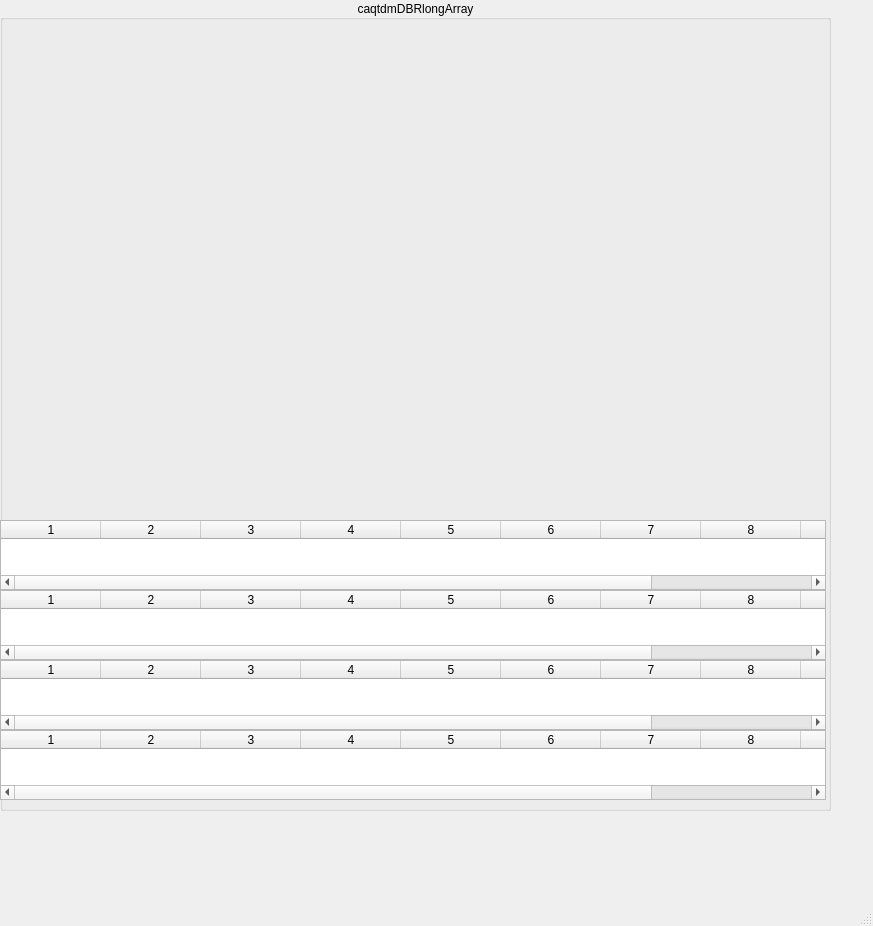
<?xml version="1.0" encoding="UTF-8"?>
<ui version="4.0">
 <class>MainWindow</class>
 <widget class="QMainWindow" name="MainWindow">
  <property name="geometry">
   <rect>
    <x>0</x>
    <y>0</y>
    <width>873</width>
    <height>926</height>
   </rect>
  </property>
  <property name="windowTitle">
   <string>MainWindow</string>
  </property>
  <widget class="QWidget" name="centralwidget">
   <widget class="QGroupBox" name="groupBox_6">
    <property name="geometry">
     <rect>
      <x>0</x>
      <y>0</y>
      <width>831</width>
      <height>811</height>
     </rect>
    </property>
    <property name="autoFillBackground">
     <bool>true</bool>
    </property>
    <property name="title">
     <string>caqtdmDBRlongArray</string>
    </property>
    <property name="alignment">
     <set>Qt::AlignCenter</set>
    </property>
    <widget class="caCartesianPlot" name="caCartesianPlot_1">
     <property name="geometry">
      <rect>
       <x>0</x>
       <y>20</y>
       <width>359</width>
       <height>228</height>
      </rect>
     </property>
     <property name="sizePolicy">
      <sizepolicy hsizetype="Expanding" vsizetype="Expanding">
       <horstretch>0</horstretch>
       <verstretch>0</verstretch>
      </sizepolicy>
     </property>
     <property name="Title" stdset="0">
      <string notr="true">epics3</string>
     </property>
     <property name="TitleX">
      <string notr="true">index</string>
     </property>
     <property name="TitleY">
      <string notr="true">volts</string>
     </property>
     <property name="channels_1" stdset="0">
      <string notr="true">;epics3://caqtdmDBRlongArray</string>
     </property>
     <property name="Style_1">
      <enum>caCartesianPlot::FillUnder</enum>
     </property>
     <property name="symbol_1">
      <enum>caCartesianPlot::NoSymbol</enum>
     </property>
     <property name="color_1">
      <color>
       <red>170</red>
       <green>255</green>
       <blue>255</blue>
      </color>
     </property>
     <property name="channels_2" stdset="0">
      <string notr="true"/>
     </property>
     <property name="channels_3" stdset="0">
      <string notr="true"/>
     </property>
     <property name="plotMode">
      <enum>caCartesianPlot::PlotLastNPoints</enum>
     </property>
     <property name="foreground">
      <color>
       <red>218</red>
       <green>218</green>
       <blue>218</blue>
      </color>
     </property>
     <property name="background">
      <color>
       <red>255</red>
       <green>255</green>
       <blue>255</blue>
      </color>
     </property>
     <property name="scaleColor">
      <color>
       <red>0</red>
       <green>0</green>
       <blue>0</blue>
      </color>
     </property>
     <property name="XaxisScaling" stdset="0">
      <enum>caCartesianPlot::Auto</enum>
     </property>
     <property name="YaxisScaling" stdset="0">
      <enum>caCartesianPlot::Auto</enum>
     </property>
     <property name="XaxisLimits">
      <string notr="true">0;1</string>
     </property>
     <property name="YaxisLimits">
      <string>0.01;10</string>
     </property>
     <property name="XaxisEnabled">
      <bool>false</bool>
     </property>
     <property name="XaxisType">
      <enum>caCartesianPlot::linear</enum>
     </property>
     <property name="YAxisType" stdset="0">
      <enum>caCartesianPlot::linear</enum>
     </property>
    </widget>
    <widget class="caCartesianPlot" name="caCartesianPlot_2">
     <property name="geometry">
      <rect>
       <x>0</x>
       <y>250</y>
       <width>359</width>
       <height>228</height>
      </rect>
     </property>
     <property name="sizePolicy">
      <sizepolicy hsizetype="Expanding" vsizetype="Expanding">
       <horstretch>0</horstretch>
       <verstretch>0</verstretch>
      </sizepolicy>
     </property>
     <property name="Title" stdset="0">
      <string notr="true">default</string>
     </property>
     <property name="TitleX">
      <string notr="true">index</string>
     </property>
     <property name="TitleY">
      <string notr="true">volts</string>
     </property>
     <property name="channels_1" stdset="0">
      <string notr="true">;caqtdmDBRlongArray</string>
     </property>
     <property name="Style_1">
      <enum>caCartesianPlot::FillUnder</enum>
     </property>
     <property name="symbol_1">
      <enum>caCartesianPlot::NoSymbol</enum>
     </property>
     <property name="color_1">
      <color>
       <red>170</red>
       <green>255</green>
       <blue>255</blue>
      </color>
     </property>
     <property name="channels_2" stdset="0">
      <string notr="true"/>
     </property>
     <property name="channels_3" stdset="0">
      <string notr="true"/>
     </property>
     <property name="plotMode">
      <enum>caCartesianPlot::PlotLastNPoints</enum>
     </property>
     <property name="foreground">
      <color>
       <red>218</red>
       <green>218</green>
       <blue>218</blue>
      </color>
     </property>
     <property name="background">
      <color>
       <red>255</red>
       <green>255</green>
       <blue>255</blue>
      </color>
     </property>
     <property name="scaleColor">
      <color>
       <red>0</red>
       <green>0</green>
       <blue>0</blue>
      </color>
     </property>
     <property name="XaxisScaling" stdset="0">
      <enum>caCartesianPlot::Auto</enum>
     </property>
     <property name="YaxisScaling" stdset="0">
      <enum>caCartesianPlot::Auto</enum>
     </property>
     <property name="XaxisLimits">
      <string notr="true">0;1</string>
     </property>
     <property name="YaxisLimits">
      <string>0.01;10</string>
     </property>
     <property name="XaxisEnabled">
      <bool>false</bool>
     </property>
     <property name="XaxisType">
      <enum>caCartesianPlot::linear</enum>
     </property>
     <property name="YAxisType" stdset="0">
      <enum>caCartesianPlot::linear</enum>
     </property>
    </widget>
    <widget class="caCartesianPlot" name="caCartesianPlot_3">
     <property name="geometry">
      <rect>
       <x>380</x>
       <y>20</y>
       <width>359</width>
       <height>228</height>
      </rect>
     </property>
     <property name="sizePolicy">
      <sizepolicy hsizetype="Expanding" vsizetype="Expanding">
       <horstretch>0</horstretch>
       <verstretch>0</verstretch>
      </sizepolicy>
     </property>
     <property name="Title" stdset="0">
      <string notr="true">ca</string>
     </property>
     <property name="TitleX">
      <string notr="true">index</string>
     </property>
     <property name="TitleY">
      <string notr="true">volts</string>
     </property>
     <property name="channels_1" stdset="0">
      <string notr="true">;ca://caqtdmDBRlongArray</string>
     </property>
     <property name="Style_1">
      <enum>caCartesianPlot::FillUnder</enum>
     </property>
     <property name="symbol_1">
      <enum>caCartesianPlot::NoSymbol</enum>
     </property>
     <property name="color_1">
      <color>
       <red>170</red>
       <green>255</green>
       <blue>255</blue>
      </color>
     </property>
     <property name="channels_2" stdset="0">
      <string notr="true"/>
     </property>
     <property name="channels_3" stdset="0">
      <string notr="true"/>
     </property>
     <property name="plotMode">
      <enum>caCartesianPlot::PlotLastNPoints</enum>
     </property>
     <property name="foreground">
      <color>
       <red>218</red>
       <green>218</green>
       <blue>218</blue>
      </color>
     </property>
     <property name="background">
      <color>
       <red>255</red>
       <green>255</green>
       <blue>255</blue>
      </color>
     </property>
     <property name="scaleColor">
      <color>
       <red>0</red>
       <green>0</green>
       <blue>0</blue>
      </color>
     </property>
     <property name="XaxisScaling" stdset="0">
      <enum>caCartesianPlot::Auto</enum>
     </property>
     <property name="YaxisScaling" stdset="0">
      <enum>caCartesianPlot::Auto</enum>
     </property>
     <property name="XaxisLimits">
      <string notr="true">0;1</string>
     </property>
     <property name="YaxisLimits">
      <string>0.01;10</string>
     </property>
     <property name="XaxisEnabled">
      <bool>false</bool>
     </property>
     <property name="XaxisType">
      <enum>caCartesianPlot::linear</enum>
     </property>
     <property name="YAxisType" stdset="0">
      <enum>caCartesianPlot::linear</enum>
     </property>
    </widget>
    <widget class="caCartesianPlot" name="caCartesianPlot_4">
     <property name="geometry">
      <rect>
       <x>380</x>
       <y>260</y>
       <width>359</width>
       <height>228</height>
      </rect>
     </property>
     <property name="sizePolicy">
      <sizepolicy hsizetype="Expanding" vsizetype="Expanding">
       <horstretch>0</horstretch>
       <verstretch>0</verstretch>
      </sizepolicy>
     </property>
     <property name="Title" stdset="0">
      <string notr="true">pva</string>
     </property>
     <property name="TitleX">
      <string notr="true">index</string>
     </property>
     <property name="TitleY">
      <string notr="true">volts</string>
     </property>
     <property name="channels_1" stdset="0">
      <string notr="true">;pva://caqtdmDBRlongArray</string>
     </property>
     <property name="Style_1">
      <enum>caCartesianPlot::FillUnder</enum>
     </property>
     <property name="symbol_1">
      <enum>caCartesianPlot::NoSymbol</enum>
     </property>
     <property name="color_1">
      <color>
       <red>170</red>
       <green>255</green>
       <blue>255</blue>
      </color>
     </property>
     <property name="channels_2" stdset="0">
      <string notr="true"/>
     </property>
     <property name="channels_3" stdset="0">
      <string notr="true"/>
     </property>
     <property name="plotMode">
      <enum>caCartesianPlot::PlotLastNPoints</enum>
     </property>
     <property name="foreground">
      <color>
       <red>218</red>
       <green>218</green>
       <blue>218</blue>
      </color>
     </property>
     <property name="background">
      <color>
       <red>255</red>
       <green>255</green>
       <blue>255</blue>
      </color>
     </property>
     <property name="scaleColor">
      <color>
       <red>0</red>
       <green>0</green>
       <blue>0</blue>
      </color>
     </property>
     <property name="XaxisScaling" stdset="0">
      <enum>caCartesianPlot::Auto</enum>
     </property>
     <property name="YaxisScaling" stdset="0">
      <enum>caCartesianPlot::Auto</enum>
     </property>
     <property name="XaxisLimits">
      <string notr="true">0;1</string>
     </property>
     <property name="YaxisLimits">
      <string>0.01;10</string>
     </property>
     <property name="XaxisEnabled">
      <bool>false</bool>
     </property>
     <property name="XaxisType">
      <enum>caCartesianPlot::linear</enum>
     </property>
     <property name="YAxisType" stdset="0">
      <enum>caCartesianPlot::linear</enum>
     </property>
    </widget>
    <widget class="caWaveTable" name="cawavetable">
     <property name="geometry">
      <rect>
       <x>0</x>
       <y>520</y>
       <width>826</width>
       <height>70</height>
      </rect>
     </property>
     <property name="wordWrap">
      <bool>false</bool>
     </property>
     <property name="channel" stdset="0">
      <string notr="true">epics3://caqtdmDBRlongArray</string>
     </property>
     <property name="numberOfRows">
      <number>0</number>
     </property>
     <property name="numberOfColumns">
      <number>10</number>
     </property>
     <property name="alignment">
      <enum>caWaveTable::Right</enum>
     </property>
     <property name="colorMode">
      <enum>caWaveTable::Alarm</enum>
     </property>
     <property name="precision">
      <number>2</number>
     </property>
     <property name="precisionMode">
      <enum>caWaveTable::User</enum>
     </property>
     <property name="formatType">
      <enum>caWaveTable::decimal</enum>
     </property>
     <column/>
     <column/>
     <column/>
     <column/>
     <column/>
     <column/>
     <column/>
     <column/>
     <column/>
     <column/>
    </widget>
    <widget class="caWaveTable" name="cawavetable_2">
     <property name="geometry">
      <rect>
       <x>0</x>
       <y>590</y>
       <width>826</width>
       <height>70</height>
      </rect>
     </property>
     <property name="wordWrap">
      <bool>false</bool>
     </property>
     <property name="channel" stdset="0">
      <string notr="true">ca://caqtdmDBRlongArray</string>
     </property>
     <property name="numberOfRows">
      <number>0</number>
     </property>
     <property name="numberOfColumns">
      <number>10</number>
     </property>
     <property name="alignment">
      <enum>caWaveTable::Right</enum>
     </property>
     <property name="colorMode">
      <enum>caWaveTable::Alarm</enum>
     </property>
     <property name="precision">
      <number>2</number>
     </property>
     <property name="precisionMode">
      <enum>caWaveTable::User</enum>
     </property>
     <property name="formatType">
      <enum>caWaveTable::decimal</enum>
     </property>
     <column/>
     <column/>
     <column/>
     <column/>
     <column/>
     <column/>
     <column/>
     <column/>
     <column/>
     <column/>
    </widget>
    <widget class="caWaveTable" name="cawavetable_3">
     <property name="geometry">
      <rect>
       <x>0</x>
       <y>660</y>
       <width>826</width>
       <height>70</height>
      </rect>
     </property>
     <property name="wordWrap">
      <bool>false</bool>
     </property>
     <property name="channel" stdset="0">
      <string notr="true">caqtdmDBRlongArray</string>
     </property>
     <property name="numberOfRows">
      <number>0</number>
     </property>
     <property name="numberOfColumns">
      <number>10</number>
     </property>
     <property name="alignment">
      <enum>caWaveTable::Right</enum>
     </property>
     <property name="colorMode">
      <enum>caWaveTable::Alarm</enum>
     </property>
     <property name="precision">
      <number>2</number>
     </property>
     <property name="precisionMode">
      <enum>caWaveTable::User</enum>
     </property>
     <property name="formatType">
      <enum>caWaveTable::decimal</enum>
     </property>
     <column/>
     <column/>
     <column/>
     <column/>
     <column/>
     <column/>
     <column/>
     <column/>
     <column/>
     <column/>
    </widget>
    <widget class="caWaveTable" name="cawavetable_4">
     <property name="geometry">
      <rect>
       <x>0</x>
       <y>730</y>
       <width>826</width>
       <height>70</height>
      </rect>
     </property>
     <property name="wordWrap">
      <bool>false</bool>
     </property>
     <property name="channel" stdset="0">
      <string notr="true">pva://caqtdmDBRlongArray</string>
     </property>
     <property name="numberOfRows">
      <number>0</number>
     </property>
     <property name="numberOfColumns">
      <number>10</number>
     </property>
     <property name="alignment">
      <enum>caWaveTable::Right</enum>
     </property>
     <property name="colorMode">
      <enum>caWaveTable::Alarm</enum>
     </property>
     <property name="precision">
      <number>2</number>
     </property>
     <property name="precisionMode">
      <enum>caWaveTable::User</enum>
     </property>
     <property name="formatType">
      <enum>caWaveTable::decimal</enum>
     </property>
     <column/>
     <column/>
     <column/>
     <column/>
     <column/>
     <column/>
     <column/>
     <column/>
     <column/>
     <column/>
    </widget>
   </widget>
  </widget>
  <widget class="QMenuBar" name="menubar">
   <property name="geometry">
    <rect>
     <x>0</x>
     <y>0</y>
     <width>873</width>
     <height>19</height>
    </rect>
   </property>
  </widget>
  <widget class="QStatusBar" name="statusbar"/>
 </widget>
 <customwidgets>
  <customwidget>
   <class>caCartesianPlot</class>
   <extends>QFrame</extends>
   <header>caCartesianPlot</header>
  </customwidget>
  <customwidget>
   <class>caWaveTable</class>
   <extends>QTableWidget</extends>
   <header>caWaveTable</header>
  </customwidget>
 </customwidgets>
 <resources/>
 <connections/>
</ui>
